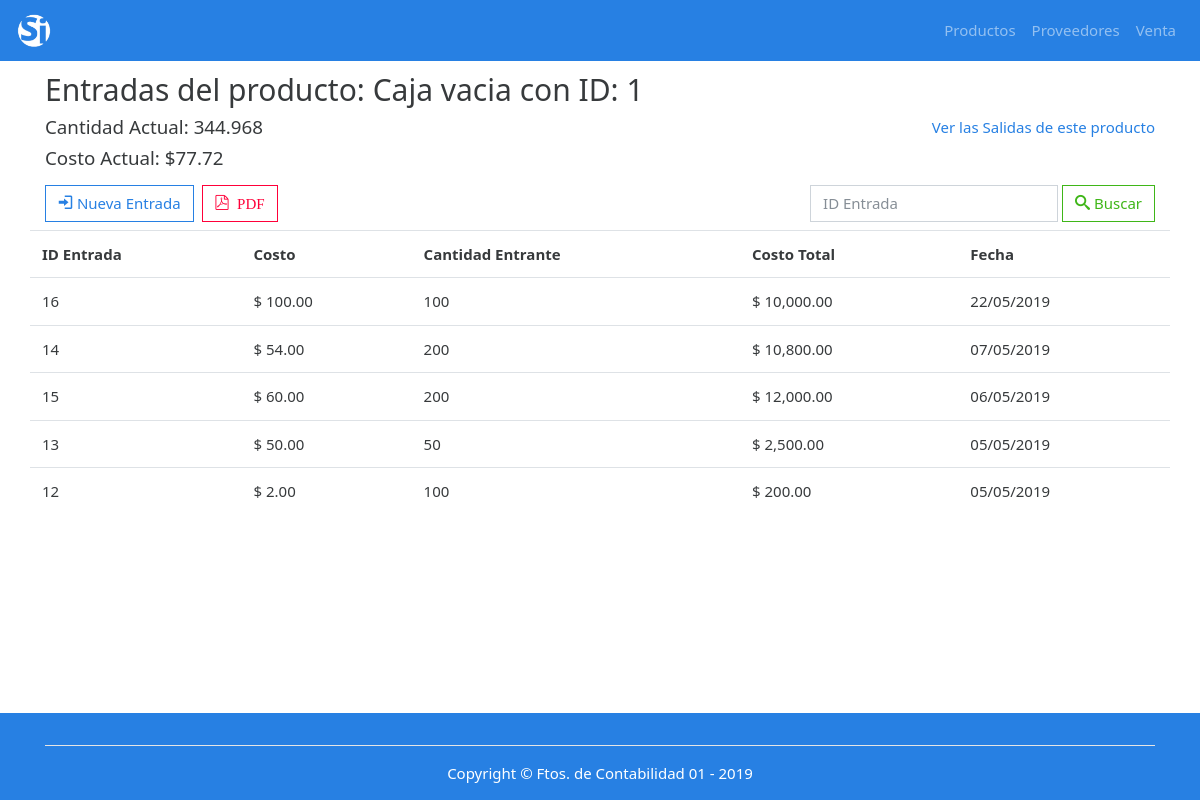
/index.php?p=entradas&id=1, run on the app's committed database.
### tables this page shows
CREATE TABLE `productos` (
  `idProducto` int(11) NOT NULL,
  `idProveedor` int(11) DEFAULT NULL,
  `nombre` varchar(80) DEFAULT NULL,
  `precio` decimal(6,2) DEFAULT NULL,
  `cantidad` decimal(10,3) DEFAULT NULL,
  `medida` varchar(60) NOT NULL
);

CREATE TABLE `entradas` (
  `idEntrada` int(11) NOT NULL,
  `idProducto` int(11) NOT NULL,
  `cantidadEntrante` mediumint(9) DEFAULT NULL,
  `precio` decimal(10,2) DEFAULT NULL,
  `fecha` timestamp NOT NULL DEFAULT CURRENT_TIMESTAMP ON UPDATE CURRENT_TIMESTAMP
);

### index.php (called while the page is built, shortened)
<?php
    $pagina = isset($_GET['p']) ? $_GET['p'] : 'inicio';
    require_once 'paginas/header.php';
    require_once 'paginas/' . $pagina . '.php';
    require_once 'paginas/footer.php';
 ?>

### paginas/entradas.php (the view, shortened to what this page needs)
<?php
$id = $_GET['id'];
?>
    <div class="container">
       <?php
        $conexion = conectar();
        $sqlProvs = "SELECT * FROM productos where idProducto = $id";
        $resp = mysqli_query($conexion,$sqlProvs);
        while ($producto = mysqli_fetch_array($resp)):
          $prodID=$producto['idProducto'];
       ?>
      <p class="h2 mt-3">Entradas del producto: <?php echo ucfirst($producto['nombre']) . " con ID: " . $producto['idProducto']; ?></p>
      <a href="index.php?p=salidas&id=<?php echo $producto['idProducto']; ?>" class="float-right">Ver las Salidas de este producto</a>
      <p class="h5">Cantidad Actual: <?php echo $producto['cantidad']; ?></p>
      <p class="h5 mb-3">Costo Actual: <?php echo "$" . $producto['precio']; ?></p>
      <?php endwhile ?>
      <div class="row my-2">
        <div class="col-6">
          <button class="btn btn-outline-primary"  data-toggle="modal" data-target="#NuevaEntrada"><span class="icon-login"></span> Nueva Entrada</button>
          <a href="paginas/php/reporteEntradas.php?id=<?php echo $prodID ?>" target="_blank" class="ml-1 btn btn-outline-danger" title="Ver como PDF"><span class="icon-file-pdf"> PDF</span></a>
        </div>
        <div class="col-6">
          <form class="form-inline float-right" action="" method="POST">
            <input class="form-control mr-sm-1" type="text" placeholder="ID Entrada" name="buscarEntrada" aria-label="Search">
            <button class="btn btn-outline-success my-2 my-sm-0" title="Buscar por fecha" name="btnBuscarEntrada" type="submit"><span class="icon-search"></span> Buscar</button>
          </form>
        </div>
      </div>
      <div class="row">
        <table class="table table-hover">
          <tr>
            <th>ID Entrada</th>
            <th>Costo</th>
            <th>Cantidad Entrante</th>
            <th>Costo Total</th>
            <th>Fecha</th>
          </tr>
          <?php
            $conexion = conectar();
            if (isset($_POST['btnBuscarEntrada'])) {
              $busqueda = $_POST['buscarEntrada'];
                $sqlEntradas = "SELECT entradas.idEntrada, productos.nombre, entradas.precio, entradas.cantidadEntrante, entradas.fecha FROM productos inner join entradas on productos.idProducto = entradas.idProducto where productos.idProducto = $id and entradas.idEntrada like '%$busqueda%' order by entradas.fecha DESC";
            }else{
              $sqlEntradas = "SELECT entradas.idEntrada, productos.nombre, entradas.precio, entradas.cantidadEntrante, entradas.fecha FROM productos inner join entradas on productos.idProducto = entradas.idProducto where productos.idProducto = $id order by entradas.fecha DESC";
            }
            $res = mysqli_query($conexion,$sqlEntradas);
            $n = mysqli_num_rows($res);
            if ($n == 0){
              echo "<td colspan='5' class='text-center'>No se encontraron Entradas</td>";
            }else{
              while ($most = mysqli_fetch_array($res)):
          ?>
          <tr>
            <td><?php echo $most['idEntrada']; ?></td>
            <td><?php echo "$ ".number_format($most['precio'],2); ?></td>
            <td><?php echo $most['cantidadEntrante']; ?></td>
            <td><?php echo "$ ".number_format(($most['precio'] * $most['cantidadEntrante']),2); ?></td>
            <td><?php
            $fecha = date_create($most['fecha']);
              echo date_format($fecha,'d/m/Y');
            ?></td>
          </tr>
          <?php endwhile;
          }
          ?>
        </table>
      </div>
    </div>

### css/modern-business.css (style rules this page uses)
body { padding-top: 54px; }
@media (min-width: 992px) { body { padding-top: 56px; } }

### css/icomoon.css (style rules this page uses)
[class^="icon-"], [class*=" icon-"] { font-family: 'icomoon' !important; speak: none; font-style: normal; font-weight: normal; font-variant: normal; text-transform: none; line-height: 1; -webkit-font-smoothing: antialiased; -moz-osx-font-smoothing: grayscale; }
.icon-login:before { content: "\e9d6"; }
.icon-search:before { content: "\eb07"; }
.icon-file-pdf:before { content: "\ec60"; }

### data on the page
productos: nombre "Caja vacia", idProducto "1", cantidad "344.968", precio "77.72"
entradas: idEntrada "16", precio "100.00", cantidadEntrante "100", $most['precio'] * $most['cantidadEntrante'] "10,000.00", fecha "22/05/2019"
entradas: idEntrada "14", precio "54.00", cantidadEntrante "200", $most['precio'] * $most['cantidadEntrante'] "10,800.00", fecha "07/05/2019"
entradas: idEntrada "15", precio "60.00", cantidadEntrante "200", $most['precio'] * $most['cantidadEntrante'] "12,000.00", fecha "06/05/2019"
entradas: idEntrada "13", precio "50.00", cantidadEntrante "50", $most['precio'] * $most['cantidadEntrante'] "2,500.00", fecha "05/05/2019"
entradas: idEntrada "12", precio "2.00", cantidadEntrante "100", $most['precio'] * $most['cantidadEntrante'] "200.00", fecha "05/05/2019"
